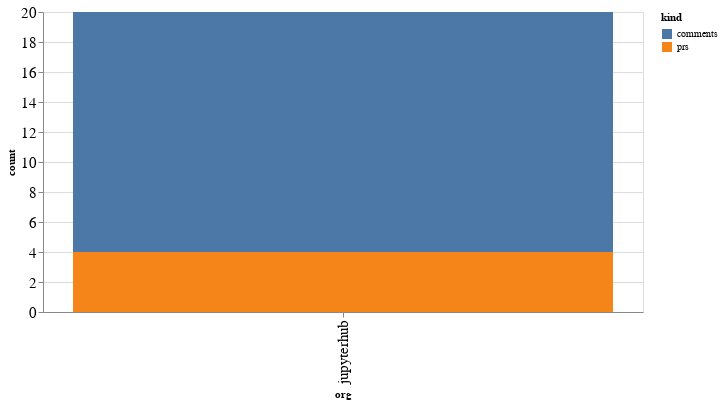

This figure's notebook cell:
### Code cell
alt.Chart(org_summaries, width=600).mark_bar().encode(
    x='org',
    y='count',
    color='kind',
    tooltip="org"
)

### Figure 1 — Vega-Lite specification as saved in the notebook (floating-point values rounded to 4 significant figures)
{"config": {"axisLeft": {"labelFontSize": 15}, "axisBottom": {"labelFontSize": 15}}, "data": {"name": "data-4532f0e56c1713d94127808746b244d7"}, "mark": "bar", "encoding": {"color": {"type": "nominal", "field": "kind"}, "tooltip": {"type": "nominal", "field": "org"}, "x": {"type": "nominal", "field": "org"}, "y": {"type": "quantitative", "field": "count"}}, "width": 600, "$schema": "https://vega.github.io/schema/vega-lite/v4.8.1.json", "datasets": {"data-4532f0e56c1713d94127808746b244d7": [{"org": "jupyterhub", "kind": "comments", "count": 16}, {"org": "jupyterhub", "kind": "prs", "count": 4}]}}
